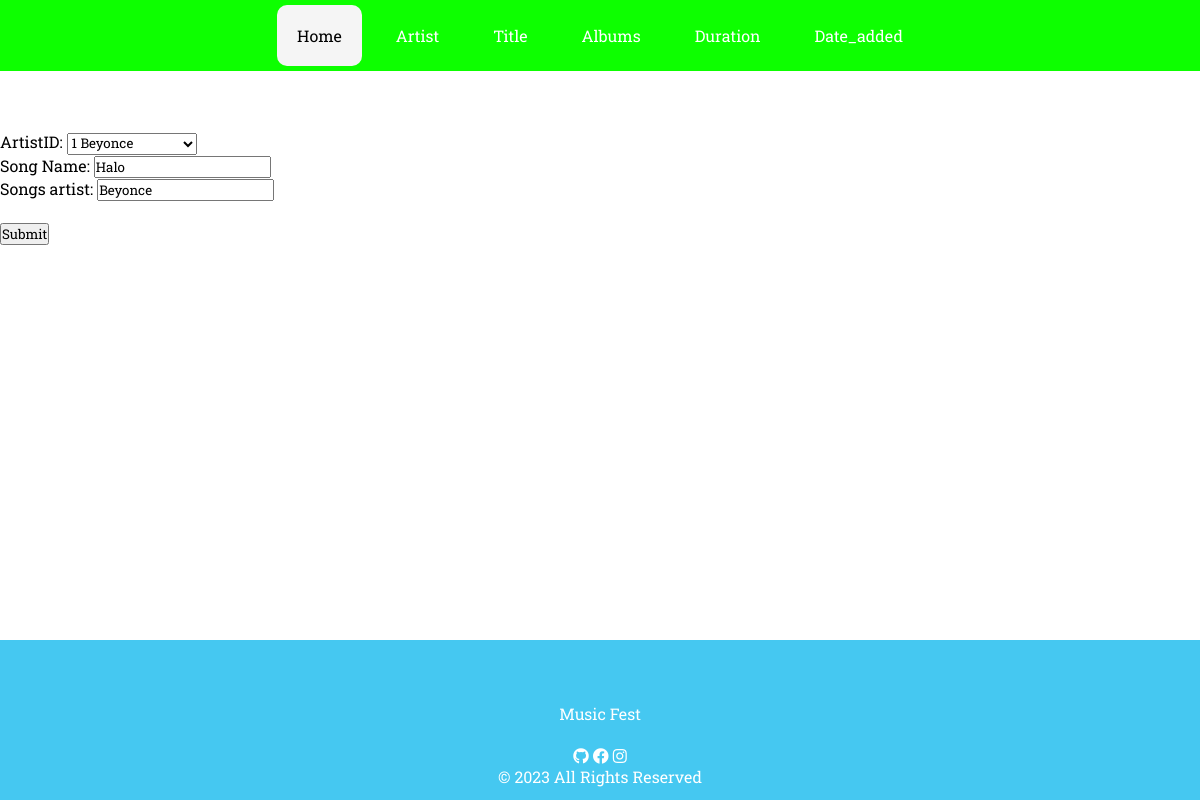
The page /albums/2/ on the database its author committed.
### record/models.py (models this page shows, shortened)
class albums(models.Model):
    ArtistID = models.ForeignKey(title, on_delete=models.CASCADE, default=None)
    song_Name = models.CharField(max_length=255, default="")
    Songs_artist = models.CharField(max_length=255)

### record/views.py (the view)
# urls.py: path('albums/<int:pk>/', albumsUpdateView.as_view(), name='albums-update'),
class albumsUpdateView(UpdateView):
    model = albums
    form_class = albumsForm
    template_name = 'albums_edit.html'
    success_url = reverse_lazy('albums-list')

### record/forms.py
class albumsForm(ModelForm):
    class Meta:
        model = albums
        fields = "__all__"

### record/models.py (called while the page is built)
    def __str__(self):
        return f"{self.song_number} {self.Artist}"

### record/templates/albums_edit.html (shortened to what this page needs)
{% extends 'base.html' %}
    {% load static %}
    {% block content %}
    <form role="form" class="" action="" method="post" novalidate>
        {% include 'includes/form.html' %}
        <br />
        <div class="form-group">
            <div class="col-md-12 col-sm-3">
                <button type='submit' class="btn btn-primary">Submit</button>
            </div>
        </div>
    </form>
{% endblock %}

### record/templates/includes/form.html (shortened to what this page needs)
{% load widget_tweaks %}
{% for field in form %}
<div class="col-md-6">
    <div class="form-group">
    {% if field.field.widget.input_type == 'checkbox' %}
    <div class="form-check form-switch">
        {% render_field field class="form-check-input ms-auto" %}
        <label class="form-check-label text-body ms-3 text-truncate w-250 mb-0"
for="flexSwitchCheckDefault5">{{ field.label_tag }}</label>
    </div>
    {% else %}
        <label for="example-text-input" class="form-control-label">{{ field.label_tag}}</label>
        {% render_field field class="form-control" %}
    {% endif %}
</div>
</div>
{% endfor %}

### record/static/css/style.css (style rules this page uses)
* { margin: 0; padding: 0; font-family: 'Roboto Slab'; }
body { background-image: url('../images/music1.jpg'); background-size: cover; background-position: center; background-attachment: fixed; height: 100%; margin: 0; padding: 0; }

### rows shown on the page
albums: ArtistID "1 Beyonce" "Halo" "Beyonce"

### other values the page prints
{{ field.label_tag }} "ArtistID:" "Song Name:" "Songs artist:"
